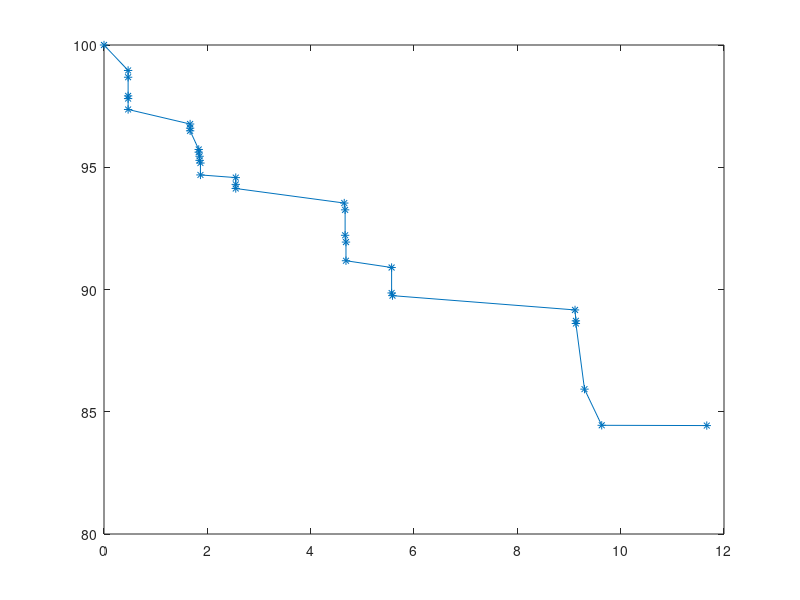

Write the MATLAB code that produced this figure.
#!/usr/bin/octave -qf
 clc
 clear
 close all
 data = csvread('nima_results.csv');
 systemName = 'C';
 %data = csvread([systemName ".csv"]);
 timeLaps = data(1:end,2)./60;
 pow = data(1:end,9);
 pow = 100*pow./max(pow);
 %hist(throughput);
 plot(timeLaps, pow, '-*')
 
 %unique(throughput)
 %return
 %Saving
 filename = [systemName '_real.csv'];
 %--- First write the header
 fid = fopen(filename, 'w');
 fprintf(fid, 'time,power, \n');
 fclose(fid)
 %--- Now append the data
 dlmwrite(filename,[timeLaps pow],'delimiter',',','-append');
 